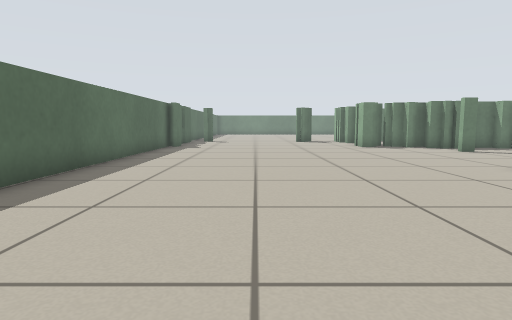
view 1 (above)

24 first-person views from a walk through a robot-simulator world made for Stage. The camera is 0.5 m above the floor, tilts 6° down and sees 75° across. The lines on the ground mark 1 m squares. The floor is counted in squares, 0.5 m on a side. Each view is taken from the middle of a square. On the plan, view 1 faces up. The plan holds only what a view shows up to about 12 squares ahead; the rest is blank. The place goes on beyond the plan. Robots are left out.

view 2
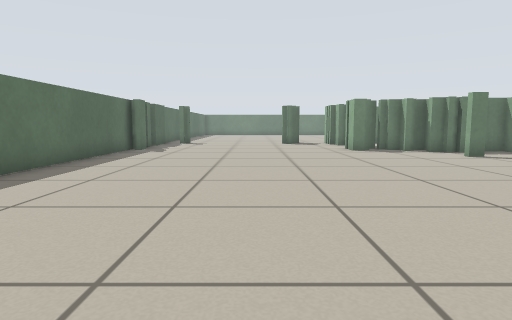

view 3
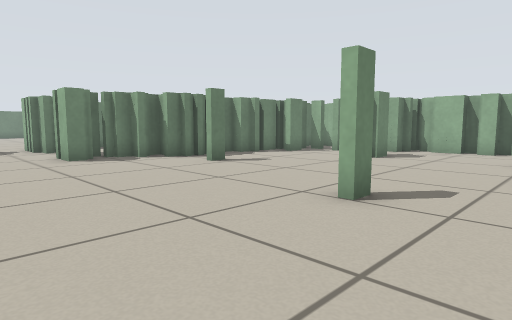

view 4
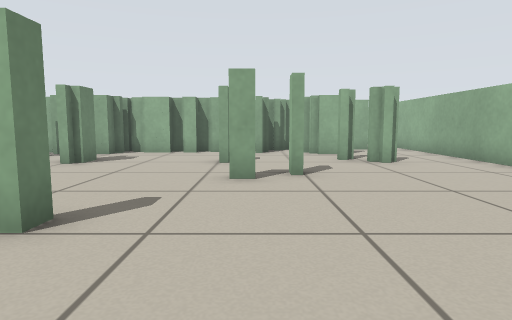

view 5
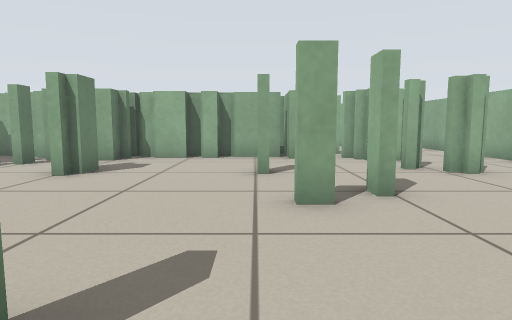

view 6
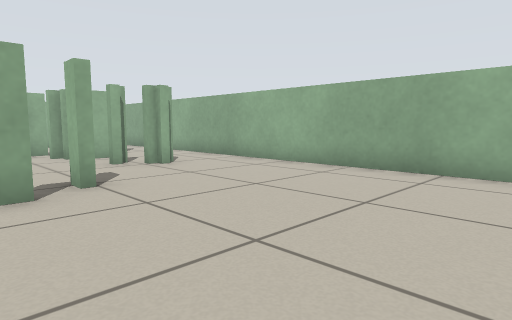

view 7
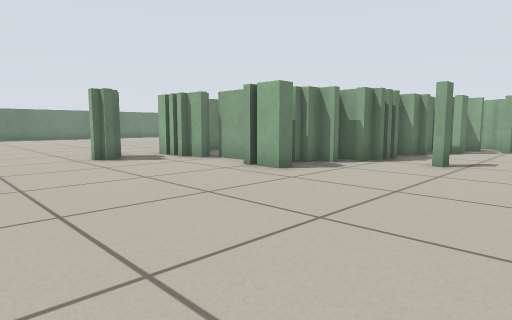

view 8
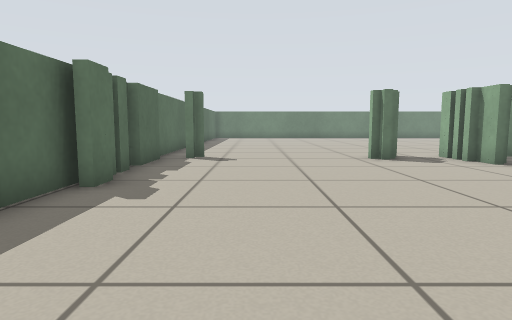

view 9
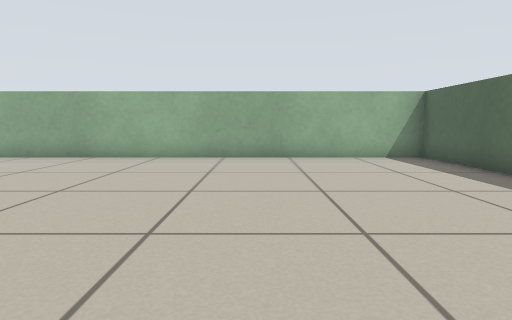

view 10
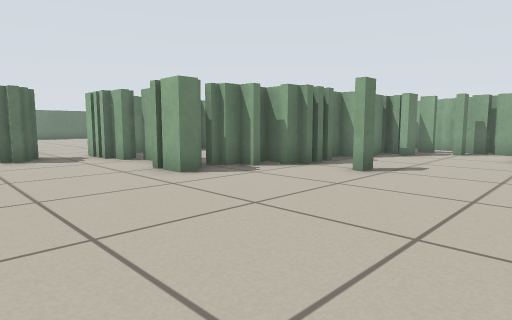

view 11
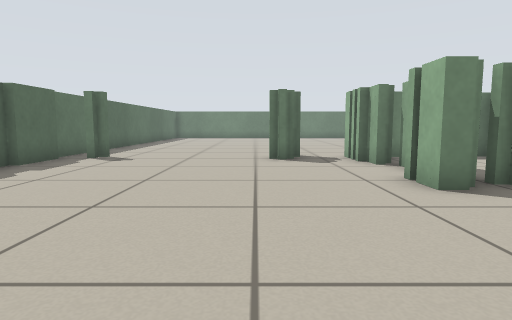

view 12
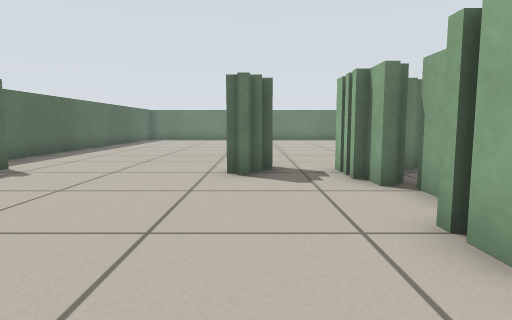

view 13
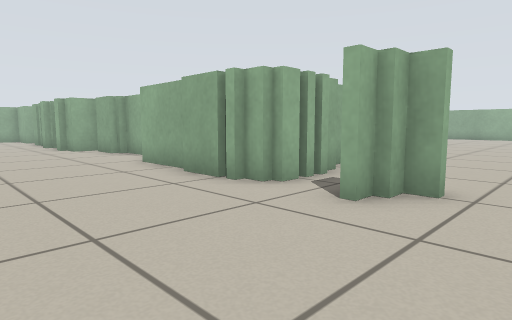

view 14
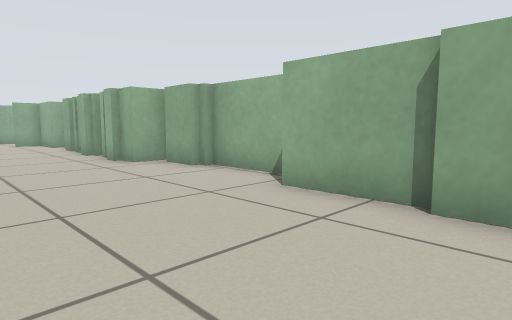

view 15
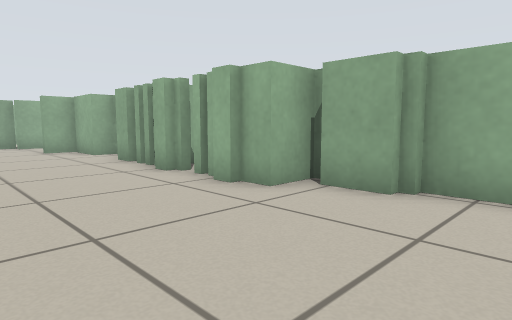

view 16
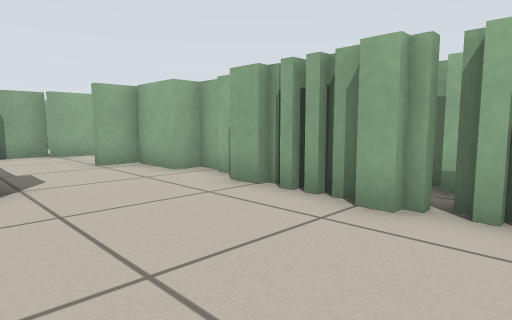

view 17
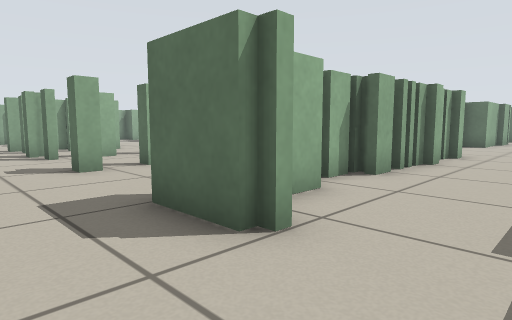

view 18
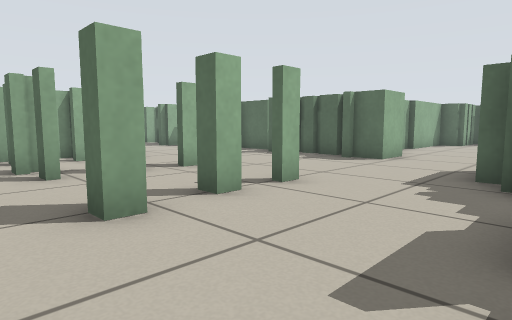

view 19
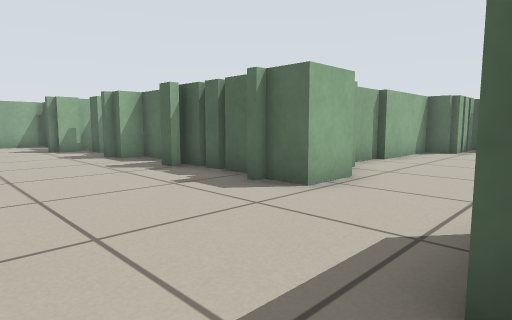

view 20
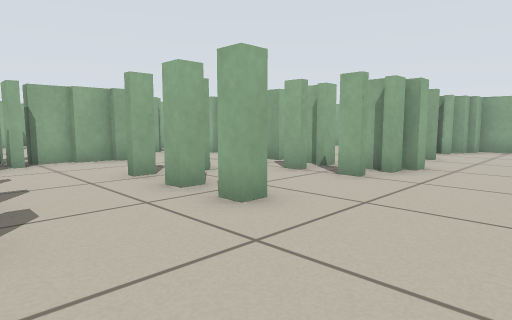

view 21
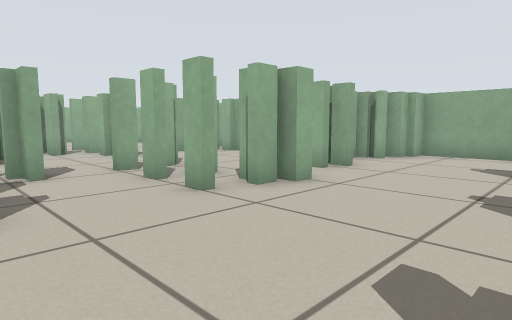

view 22
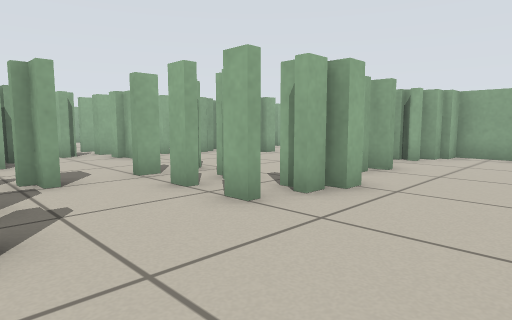

view 23
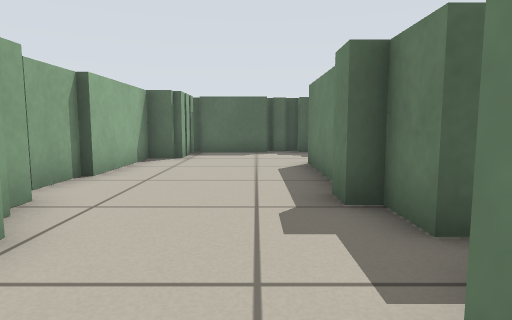

view 24
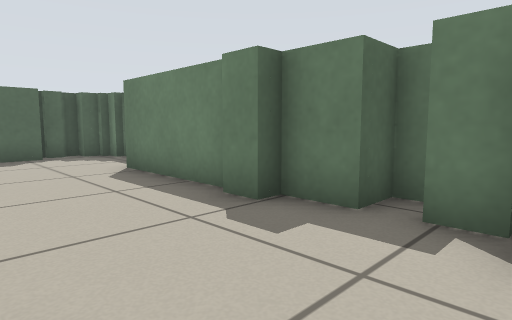

### Floor plan
Key: @ floor where view 1 was taken; # wall or solid block; x gap in a wall; . floor.
Columns run from 4 left of view 1 to 30 right of it. Each row starts with its distance up from view 1.
 25 #.......... .... .... ...
 24 #...............................
 23 #...............................#
 22 #...........................##..#
 21 ##.....#.#####.....#######.###..#
 20 ##.....#.##..#################..
 19 #........##...#####..####......
 18 #........##....................
 17 #.........#....................
 16 #........####......##.....x#x..
 15 #..........##########..........###
 14 #...........####### #...........#.
 13 #...............#####....#.x#...#
 12 #...........#.... ###.......#...##
 11 #................. ##............##
 10 #...............#x ##....####....##
  9 #..................###...#####..###
  8 #..................###...##.....###
  7 #.........#........##...........##
  6 #...............#..###...## ....
  5 #............#.....###...##  ..
  4  .............#..... #....#
  3  ................###.x...##
  2 #...............####  ...#
  1 #...................   ###
  0 #...@................
 -1 #####################

Positions as (right, up) in squares from view 1, and headings:
1: (0, 0), facing up
2: (1, 2), facing up
3: (2, 5), facing up-right
4: (3, 5), facing right
5: (5, 6), facing right
6: (4, 6), facing down-right
7: (-1, 10), facing up-right
8: (-1, 10), facing up
9: (1, 9), facing down
10: (1, 9), facing up-right
11: (2, 10), facing up
12: (3, 13), facing up
13: (1, 25), facing down-right
14: (6, 25), facing down-right
15: (11, 25), facing down-right
16: (16, 25), facing down-right
17: (27, 24), facing down-left
18: (26, 20), facing down-left
19: (21, 19), facing down-left
20: (18, 16), facing down-right
21: (17, 13), facing down-right
22: (18, 13), facing down-right
23: (18, 18), facing left
24: (17, 16), facing up-left
